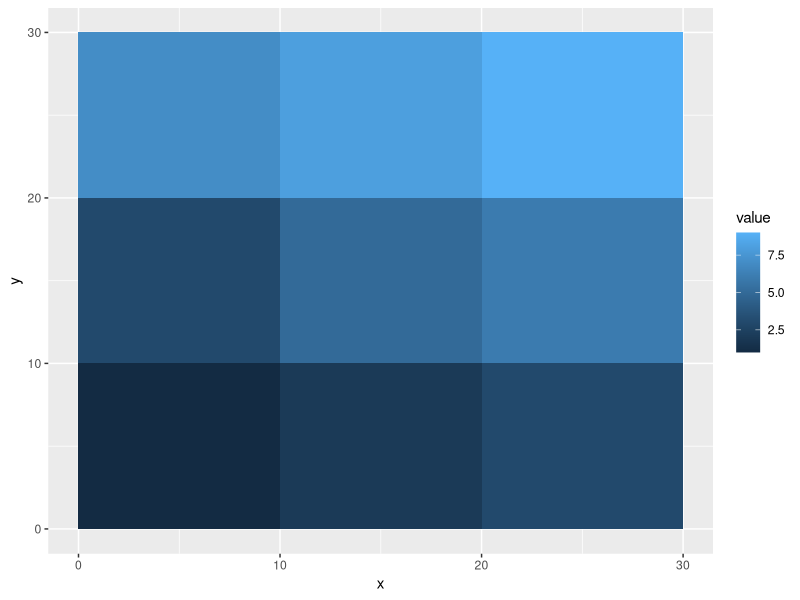
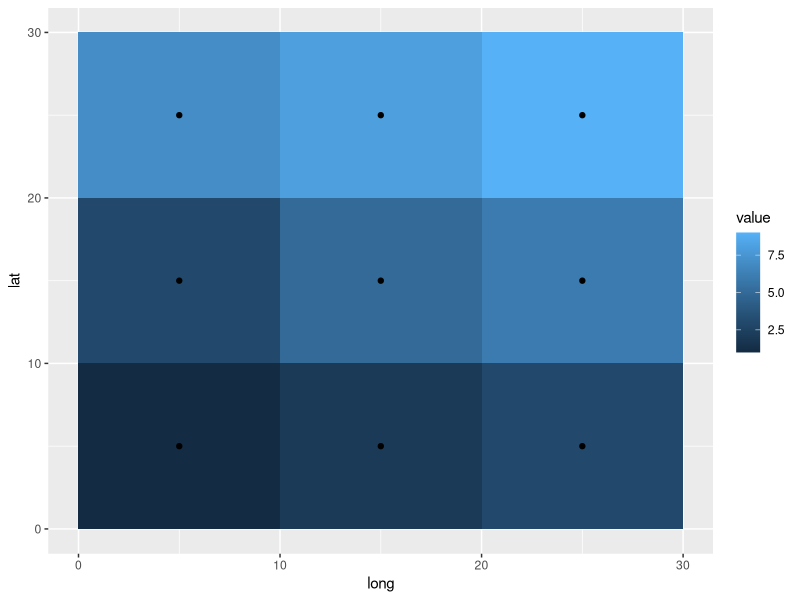

Write R code to recreate these figures, in order.
## ---- chunk 1
library(tibble)
library(ggplot2)
## ---- chunk 2
boundary_df <- tribble(
  ~id,    ~long,  ~lat,
  # Row 1: Cell (1,1)
  "c11",   0,   0,
  "c11",  10,   0,
  "c11",  10,  10,
  "c11",   0,  10,
  
  # Row 1: Cell (1,2)
  "c12",  10,   0,
  "c12",  20,   0,
  "c12",  20,  10,
  "c12",  10,  10,
  
  # Row 1: Cell (1,3)
  "c13",  20,   0,
  "c13",  30,   0,
  "c13",  30,  10,
  "c13",  20,  10,
  
  # Row 2: Cell (2,1)
  "c21",   0,  10,
  "c21",  10,  10,
  "c21",  10,  20,
  "c21",   0,  20,
  
  # Row 2: Cell (2,2)
  "c22",  10,  10,
  "c22",  20,  10,
  "c22",  20,  20,
  "c22",  10,  20,
  
  # Row 2: Cell (2,3)
  "c23",  20,  10,
  "c23",  30,  10,
  "c23",  30,  20,
  "c23",  20,  20,
  
  # Row 3: Cell (3,1)
  "c31",   0,  20,
  "c31",  10,  20,
  "c31",  10,  30,
  "c31",   0,  30,
  
  # Row 3: Cell (3,2)
  "c32",  10,  20,
  "c32",  20,  20,
  "c32",  20,  30,
  "c32",  10,  30,
  
  # Row 3: Cell (3,3)
  "c33",  20,  20,
  "c33",  30,  20,
  "c33",  30,  30,
  "c33",  20,  30
)
boundary_df
## ---- chunk 3
values_df <- tribble(
  ~id,    ~value,
  "c11",  1,
  "c12",  2,
  "c13",  3,
  "c21",  3,
  "c22",  5,
  "c23",  6,
  "c31",  7,
  "c32",  8,
  "c33",  9
)
values_df
## ---- chunk 4
ggplot() +
  geom_map(
    data = values_df,
    map = boundary_df,
    aes(map_id = id, fill = value)
  ) +
  expand_limits(x = boundary_df$long, y = boundary_df$lat)
## ---- chunk 5
centers_df <- tribble(
  ~id,   ~long, ~lat,
  "c11",    5,     5,
  "c12",   15,     5,
  "c13",   25,     5,
  "c21",    5,    15,
  "c22",   15,    15,
  "c23",   25,    15,
  "c31",    5,    25,
  "c32",   15,    25,
  "c33",   25,    25
)
centers_df
## ---- chunk 6
ggplot() +
  geom_map(
    data = values_df,
    map = boundary_df,
    aes(map_id = id, fill = value)
  ) +
  geom_point(
    data = centers_df,
    aes(x = long, y = lat)
  ) +
  expand_limits(x = boundary_df$long, y = boundary_df$lat)
